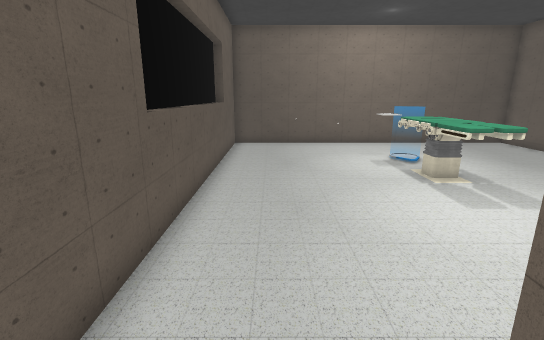
view 1 (above)

12 first-person views from a walk through a 3-D level made in the Unity game engine. The camera is 1.3 m above the floor, tilts 14° down and sees 85° across. The floor is counted in squares, 0.5 m on a side. Each view is taken from the middle of a square. On the plan, view 1 faces up. The plan holds only what a view shows up to about 19 squares ahead; the rest is blank. The place goes on beyond the plan. The player character is not drawn. Some surface patterns are stand-ins.

view 2
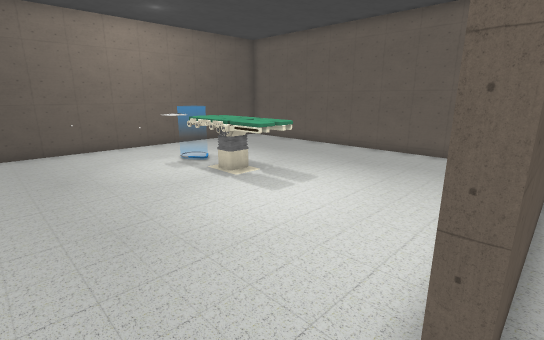

view 3
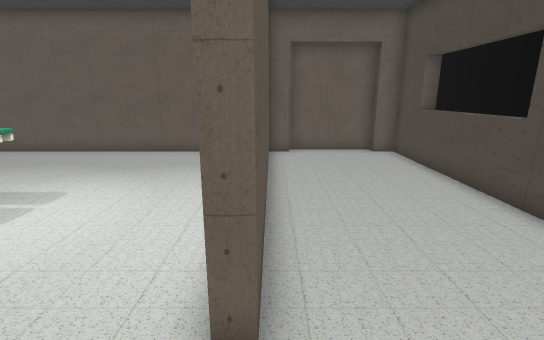

view 4
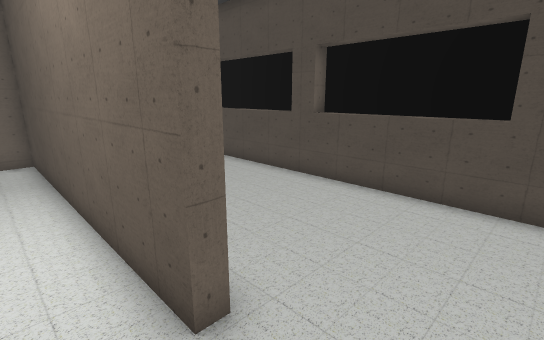

view 5
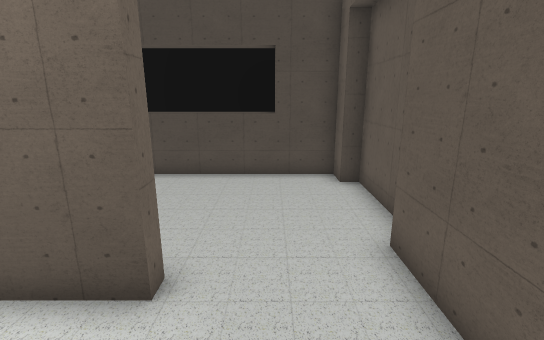

view 6
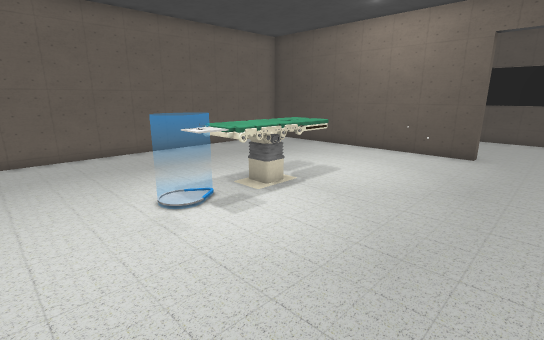

view 7
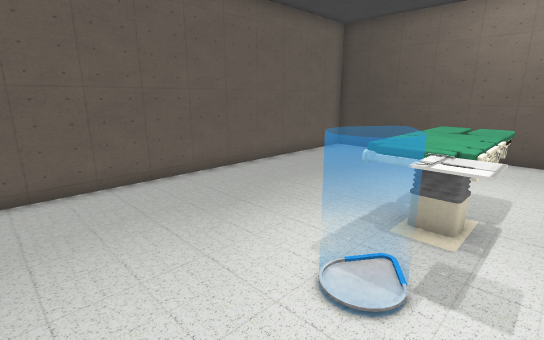

view 8
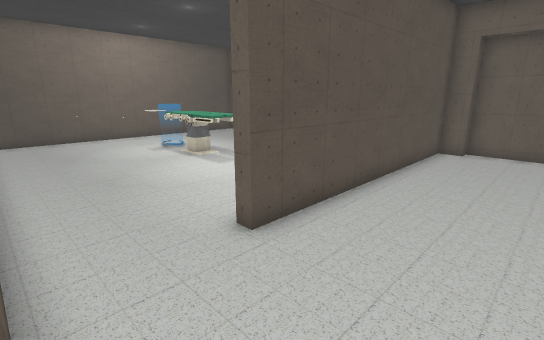

view 9
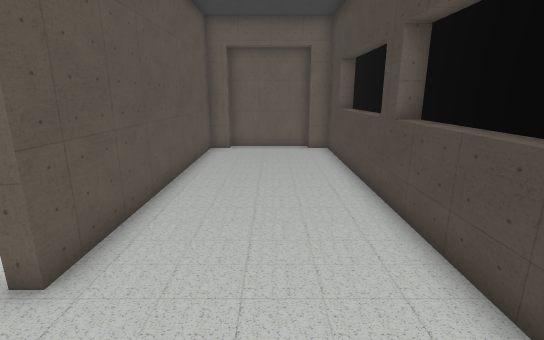

view 10
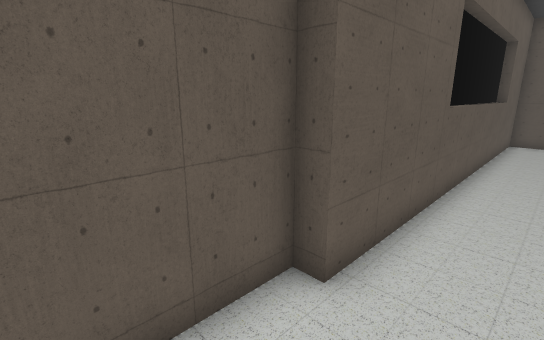

view 11
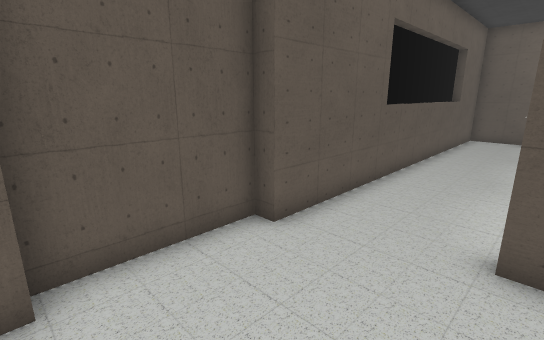

view 12
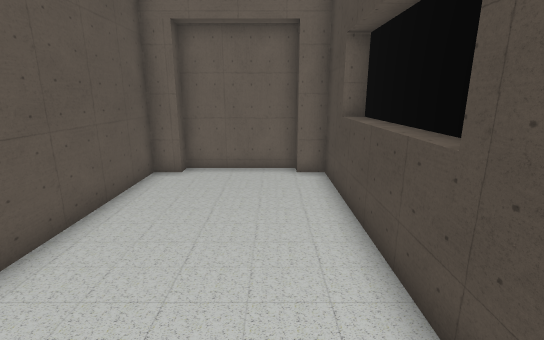

### Floor plan
Points are (right, up) in squares from view 1. A wall is a line through its corners. A room is listed if a view was taken in it or the views show most of it. See-through windows are left out.
Room 1 (views 1, 2, 3, 8, 9, 10, 11, 12)
walls: (6.4, -5.5) (11, -5.5); (-0.1, -5.5) (4.9, -5.5); (-2.1, 2.4) (-2.1, 0.2) (-2.7, 0.2) (-2.7, -3.9) (-2.1, -3.9) (-2.1, -4.9) (13.1, -4.9) (13.1, -3.9) (13.7, -3.9) (13.7, 0.2) (13.1, 0.2) (13.1, 1.1) (1.6, 1.1) (1.6, 1.6)
ways out: opening at (0, 1.5) to room 2
Room 2 (views 4, 5, 6, 7)
walls: (1.6, 1.6) (13.1, 1.6) (13.1, 16.9) (-2.1, 16.9) (-2.1, 2.4); (-2.5, 13.4) (-2.5, 5.9)
low walls: (4.4, 12) (4.4, 12.8)
ways out: opening at (0, 1.5) to room 1
objects: table (5, 7) to (6, 11); other object (5, 12) to (5, 13); other object (6, 12) to (6, 13)

Where each view was taken, in squares from view 1:
view 1: 0 up, 0 right, facing up
view 2: 1 up, 1 left, facing up-right
view 3: 1 up, 1 left, facing right
view 4: 3 up, 1 left, facing down-right
view 5: 5 up, 0 right, facing down
view 6: 16 up, 1 left, facing down-right
view 7: 16 up, 4 right, facing down-right
view 8: 3 down, 2 left, facing up-right
view 9: 2 down, 2 left, facing right
view 10: 3 down, 0 right, facing up-left
view 11: 4 down, 2 right, facing up-left
view 12: 3 down, 3 right, facing right
